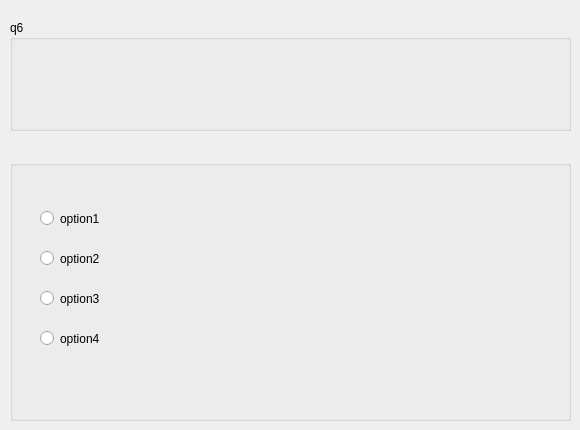
    <widget class="QWidget" name="page_6">
     <widget class="QGroupBox" name="groupBox_12">
      <property name="geometry">
       <rect>
        <x>10</x>
        <y>20</y>
        <width>561</width>
        <height>111</height>
       </rect>
      </property>
      <property name="title">
       <string>q6</string>
      </property>
      <widget class="QLabel" name="questionLabel_6">
       <property name="geometry">
        <rect>
         <x>0</x>
         <y>10</y>
         <width>541</width>
         <height>91</height>
        </rect>
       </property>
       <property name="text">
        <string/>
       </property>
      </widget>
     </widget>
     <widget class="QGroupBox" name="groupBox_13">
      <property name="geometry">
       <rect>
        <x>10</x>
        <y>160</y>
        <width>561</width>
        <height>261</height>
       </rect>
      </property>
      <property name="title">
       <string/>
      </property>
      <widget class="QRadioButton" name="option1_6">
       <property name="geometry">
        <rect>
         <x>30</x>
         <y>50</y>
         <width>82</width>
         <height>17</height>
        </rect>
       </property>
       <property name="text">
        <string>option1</string>
       </property>
      </widget>
      <widget class="QRadioButton" name="option2_6">
       <property name="geometry">
        <rect>
         <x>30</x>
         <y>90</y>
         <width>82</width>
         <height>17</height>
        </rect>
       </property>
       <property name="text">
        <string>option2</string>
       </property>
      </widget>
      <widget class="QRadioButton" name="option3_6">
       <property name="geometry">
        <rect>
         <x>30</x>
         <y>130</y>
         <width>82</width>
         <height>17</height>
        </rect>
       </property>
       <property name="text">
        <string>option3</string>
       </property>
      </widget>
      <widget class="QRadioButton" name="option4_6">
       <property name="geometry">
        <rect>
         <x>30</x>
         <y>170</y>
         <width>82</width>
         <height>17</height>
        </rect>
       </property>
       <property name="text">
        <string>option4</string>
       </property>
      </widget>
      <widget class="QLabel" name="answer1_6">
       <property name="geometry">
        <rect>
         <x>40</x>
         <y>70</y>
         <width>47</width>
         <height>13</height>
        </rect>
       </property>
       <property name="text">
        <string/>
       </property>
      </widget>
      <widget class="QLabel" name="answer2_6">
       <property name="geometry">
        <rect>
         <x>40</x>
         <y>190</y>
         <width>47</width>
         <height>13</height>
        </rect>
       </property>
       <property name="text">
        <string/>
       </property>
      </widget>
      <widget class="QLabel" name="answer3_6">
       <property name="geometry">
        <rect>
         <x>40</x>
         <y>150</y>
         <width>47</width>
         <height>13</height>
        </rect>
       </property>
       <property name="text">
        <string/>
       </property>
      </widget>
      <widget class="QLabel" name="answer4_6">
       <property name="geometry">
        <rect>
         <x>40</x>
         <y>110</y>
         <width>47</width>
         <height>13</height>
        </rect>
       </property>
       <property name="text">
        <string/>
       </property>
      </widget>
     </widget>
    </widget>
